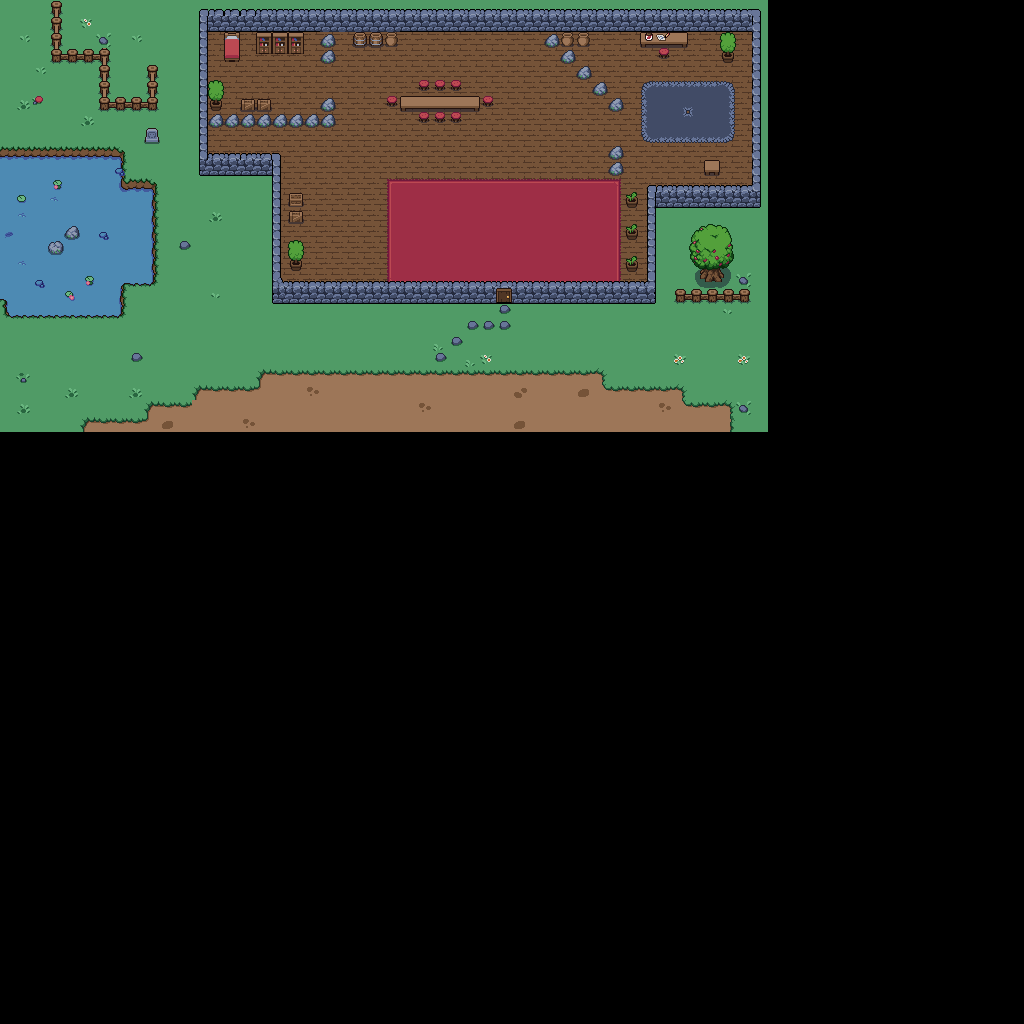

Tiled map render using the project's own tile images. Description and the map definition, with tile-layer contents summarised, below:
An orthogonal 64x64 tile map with 16x16 px tiles, 8 tile layers (Tile Layer 1, wooden, carpet, Tile Layer 2, ...), 11 tilesets.

<map version="1.8" tiledversion="1.8.4" orientation="orthogonal" renderorder="right-down" width="64" height="64" tilewidth="16" tileheight="16" infinite="0" nextlayerid="12" nextobjectid="13">
 <tileset firstgid="1" source="grass.tsx" />
 <tileset firstgid="2" source="walls.tsx" />
 <tileset firstgid="66" source="water1.tsx" />
 <tileset firstgid="90" source="plains.tsx" />
 <tileset firstgid="162" source="fences.tsx" />
 <tileset firstgid="178" source="carpet.tsx" />
 <tileset firstgid="208" source="decor_16x16.tsx" />
 <tileset firstgid="228" source="objects.tsx" />
 <tileset firstgid="436" source="water_decorations.tsx" />
 <tileset firstgid="448" source="wooden.tsx" />
 <tileset firstgid="449" source="wooden_door.tsx" />
 <layer id="1" name="Tile Layer 1" width="64" height="64">
  <data>[4096 cells, 1296 non-empty, 1 distinct tile ids]</data>
 </layer>
 <layer id="8" name="wooden" width="64" height="64">
  <data>[4096 cells, 481 non-empty, 3 distinct tile ids]</data>
 </layer>
 <layer id="10" name="carpet" width="64" height="64">
  <data>[4096 cells, 105 non-empty, 8 distinct tile ids]</data>
 </layer>
 <layer id="2" name="Tile Layer 2" width="64" height="64">
  <data>[4096 cells, 428 non-empty, 46 distinct tile ids]</data>
 </layer>
 <layer id="6" name="tree" width="64" height="64">
  <data>[4096 cells, 20 non-empty, 19 distinct tile ids]</data>
 </layer>
 <layer id="5" name="footprint" width="64" height="64">
  <data>[4096 cells, 44 non-empty, 20 distinct tile ids]</data>
 </layer>
 <layer id="3" name="room inside" width="64" height="64">
  <data>[4096 cells, 64 non-empty, 19 distinct tile ids]</data>
 </layer>
 <layer id="11" name="sundries" width="64" height="64">
  <data>[4096 cells, 26 non-empty, 15 distinct tile ids]</data>
 </layer>
</map>
